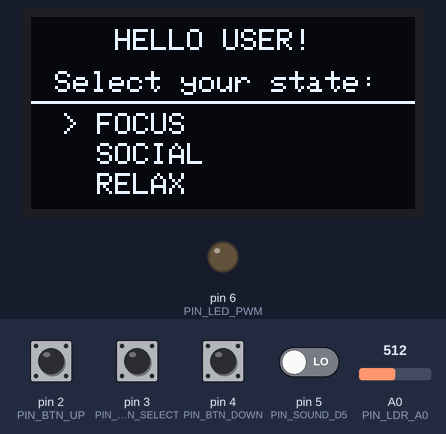
Bench run of a sketch on a simulated Arduino Uno, built with avr-gcc and run on an emulated ATmega328P. Shown: 128×64 one-colour display, output pins drawn as LEDs (lit = HIGH). The test bench sets the inputs (shaded band); at power-on: pin 2 (PIN_BTN_UP), pin 3 (PIN_BTN_SELECT), pin 4 (PIN_BTN_DOWN) HIGH, pin 5 (PIN_SOUND_D5) LOW, A0 (PIN_LDR_A0) = 512. What the sketch prints to the serial monitor is not drawn.

Above: at 1.2 s.
1.3 s: pin 3 (PIN_BTN_SELECT) pulled LOW for 0.15 s
At 3.9 s:
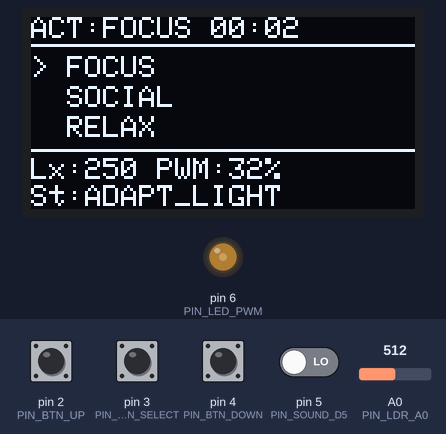
4.4 s: A0 (PIN_LDR_A0) set to 716
At 6.2 s:
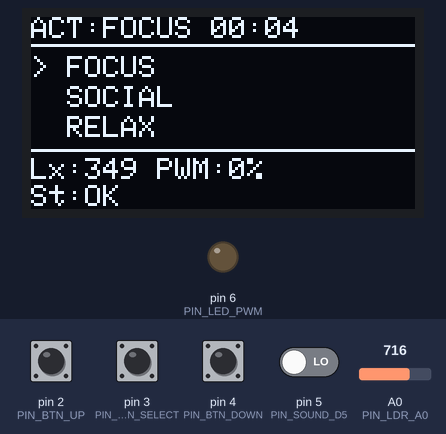
7.4 s: pin 2 (PIN_BTN_UP) pulled LOW for 1 s
At 9.0 s:
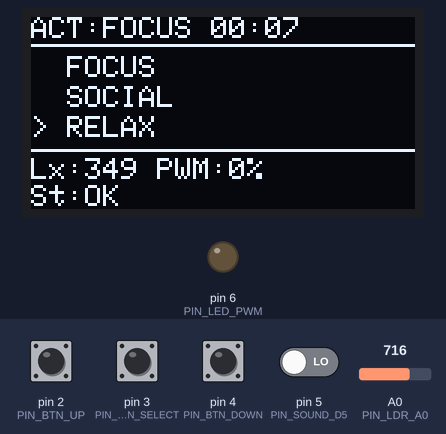
10.9 s: pin 3 (PIN_BTN_SELECT) pulled LOW for 1 s
At 12.3 s:
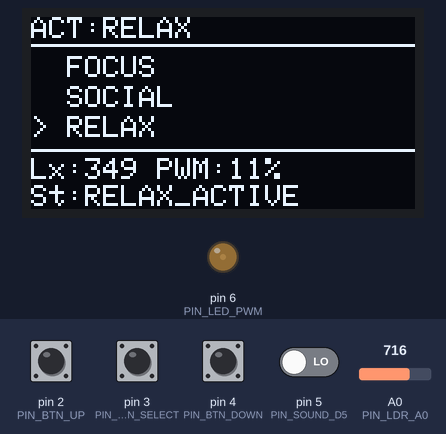
13.4 s: pin 4 (PIN_BTN_DOWN) pulled LOW for 0.15 s
At 13.9 s:
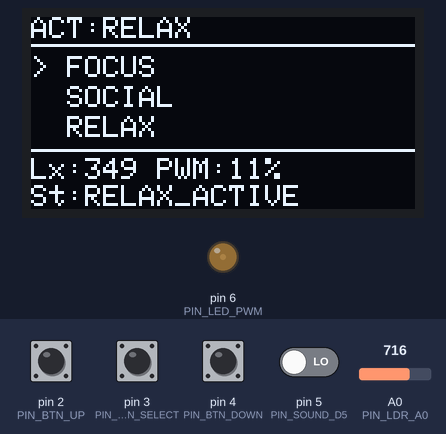
15.0 s: pin 4 (PIN_BTN_DOWN) pulled LOW for 1 s
At 16.5 s:
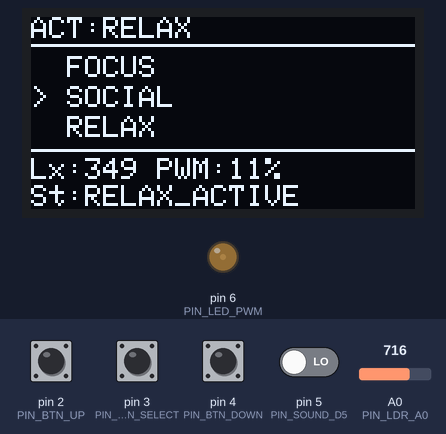
Timing chart, 0 to 18.0 s (numbered marks = the images above; inputs shaded):
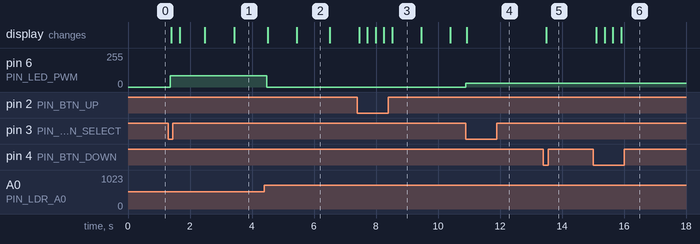

The sketch:

smartWorkstation.ino
```cpp
#include <Wire.h>
#include <Adafruit_GFX.h>
#include <Adafruit_SSD1306.h>

// OLED DISPLAY CONFIGURATION
#define SCREEN_WIDTH 128
#define SCREEN_HEIGHT 64
#define OLED_RESET    -1
Adafruit_SSD1306 display(SCREEN_WIDTH, SCREEN_HEIGHT, &Wire, OLED_RESET);

// PIN DEFINITIONS
const int PIN_BTN_UP     = 2; // Nav: UP
const int PIN_BTN_DOWN   = 4; // Nav: DOWN
const int PIN_BTN_SELECT = 3; // Nav: SELECT
const int PIN_SOUND_D5   = 5; // Digital Sound Sensor (CZN-1E)
const int PIN_LED_PWM    = 6; // Green Task Light PWM
const int PIN_LDR_A0     = A0;// Analog Light Sensor

//  MENU & SYSTEM STATES
enum SystemMode { MODE_WELCOME, MODE_FOCUS, MODE_SOCIAL, MODE_RELAX };
SystemMode currentMode = MODE_WELCOME; // Starts at Welcome state

int menuIndex = 0; // 0=FOCUS, 1=SOCIAL, 2=RELAX
const int totalModes = 3;

//  TIMERS & DEBOUNCE VARIABLES
unsigned long lastDebounceTime = 0;
const unsigned long DEBOUNCE_DELAY = 250;

unsigned long lastSoundPeakTime = 0;
const unsigned long LATCH_DURATION = 1500;
bool isAcousticMismatch = false;

// Count-Up Session Timer (45 Seconds simulates 45 minutes for prototype demo)
unsigned long sessionStartTime = 0;
const unsigned long FOCUS_SESSION_LIMIT_SEC = 45;

void setup() {
  Serial.begin(115200);

  pinMode(PIN_BTN_UP, INPUT_PULLUP);
  pinMode(PIN_BTN_DOWN, INPUT_PULLUP);
  pinMode(PIN_BTN_SELECT, INPUT_PULLUP);
  pinMode(PIN_SOUND_D5, INPUT);
  pinMode(PIN_LED_PWM, OUTPUT);

  if(!display.begin(SSD1306_SWITCHCAPVCC, 0x3C)) {
    for(;;);
  }
}

void loop() {
  unsigned long currentMillis = millis();


  // 1. GET DATA: NAVIGATION BUTTON INPUTS

  if (currentMillis - lastDebounceTime > DEBOUNCE_DELAY) {
    if (digitalRead(PIN_BTN_DOWN) == LOW) {
      menuIndex = (menuIndex + 1) % totalModes;
      lastDebounceTime = currentMillis;
    }
    else if (digitalRead(PIN_BTN_UP) == LOW) {
      menuIndex = (menuIndex - 1 + totalModes) % totalModes;
      lastDebounceTime = currentMillis;
    }
    else if (digitalRead(PIN_BTN_SELECT) == LOW) {
      // Map menuIndex (0, 1, 2) to selected mode
      if (menuIndex == 0) currentMode = MODE_FOCUS;
      else if (menuIndex == 1) currentMode = MODE_SOCIAL;
      else if (menuIndex == 2) currentMode = MODE_RELAX;

      sessionStartTime = currentMillis; // Reset timer every time a new mode is selected
      lastDebounceTime = currentMillis;
    }
  }

  // 2. GET DATA: SENSOR READINGS

  int rawAnalogLDR = analogRead(PIN_LDR_A0); // 0 (bright) - 1023 (dark)
  bool soundSpike = digitalRead(PIN_SOUND_D5);

  // Convert raw reading to direct Lux scale
  int mappedLux = map(rawAnalogLDR, 0, 1023, 0, 500);


  // 3. UNDERSTAND DATA: RULE ENGINE

  int pwmBrightness = 0;
  String modeString = "";
  String statusString = "OK";
  unsigned long elapsedSec = 0;

  if (currentMode == MODE_WELCOME) {
    modeString = "WELCOME";
    statusString = "SELECT_STATE";
    pwmBrightness = 0;
    isAcousticMismatch = false;

  } else if (currentMode == MODE_FOCUS) {
    modeString = "FOCUS";
    elapsedSec = (currentMillis - sessionStartTime) / 1000;

    // Light Compensation Logic
    if (mappedLux < 300) {
      pwmBrightness = map(300 - mappedLux, 0, 300, 50, 255);
      statusString = "ADAPT_LIGHT";
    } else {
      pwmBrightness = 0;
    }

    // Acoustic Mismatch Logic
    if (soundSpike) {
      lastSoundPeakTime = currentMillis;
      isAcousticMismatch = true;
    }

    if (currentMillis - lastSoundPeakTime <= LATCH_DURATION) {
      statusString = "NOISE_ALERT";
    } else {
      isAcousticMismatch = false;
    }

    // 45-Second Break Suggestion Trigger
    if (elapsedSec >= FOCUS_SESSION_LIMIT_SEC) {
      statusString = "TAKE_A_BREAK";
    }

  } else if (currentMode == MODE_SOCIAL) {
    modeString = "SOCIAL";
    pwmBrightness = 80;
    statusString = "SOCIAL_ACTIVE";
    isAcousticMismatch = false;

  } else if (currentMode == MODE_RELAX) {
    modeString = "RELAX";
    pwmBrightness = 30;
    statusString = "RELAX_ACTIVE";
    isAcousticMismatch = false;
  }

  // Drive Hardware PWM Light Output
  analogWrite(PIN_LED_PWM, pwmBrightness);

  // 4. USE DATA: DRAW ON PHYSICAL OLED DISPLAY

  updateOLEDDisplay(modeString, mappedLux, pwmBrightness, elapsedSec, statusString, menuIndex);

  // 5. USE DATA: STREAM SERIAL DATA TO LAPTOP

  Serial.print("DATA:");
  Serial.print(modeString); Serial.print(",");
  Serial.print(mappedLux); Serial.print(",");
  Serial.print(pwmBrightness); Serial.print(",");
  Serial.print(isAcousticMismatch ? "1" : "0"); Serial.print(",");
  Serial.print(elapsedSec); Serial.print(",");
  Serial.println(statusString);

  delay(100);
}

void updateOLEDDisplay(String activeMode, int lux, int pwm, unsigned long elapsedSec, String status, int currentMenuIdx) {
  display.clearDisplay();
  display.setTextColor(SSD1306_WHITE);

 //SCREEN SETTINGS
  if (activeMode == "WELCOME") {
    // Welcome Greeting Screen
    display.setTextSize(1);
    display.setCursor(28, 4);
    display.print(F("HELLO USER!"));

    display.setCursor(8, 18);
    display.print(F("Select your state:"));
    display.drawLine(0, 28, 128, 28, SSD1306_WHITE);

    // Menu options
    display.setCursor(10, 32);
    display.print(currentMenuIdx == 0 ? "> FOCUS" : "  FOCUS");

    display.setCursor(10, 42);
    display.print(currentMenuIdx == 1 ? "> SOCIAL" : "  SOCIAL");

    display.setCursor(10, 52);
    display.print(currentMenuIdx == 2 ? "> RELAX" : "  RELAX");

  } else {
    // Main Active Mode Screen
    display.setTextSize(1);
    display.setCursor(0, 0);
    display.print(F("ACT:")); display.print(activeMode);

    if (activeMode == "FOCUS") {
       int mins = elapsedSec / 60;
       int secs = elapsedSec % 60;
       display.print(F(" "));
       if(mins < 10) display.print("0"); display.print(mins); display.print(":");
       if(secs < 10) display.print("0"); display.print(secs);
    }
    display.drawLine(0, 9, 128, 9, SSD1306_WHITE);

    // Menu Selection Items
    display.setCursor(0, 13);
    display.print(currentMenuIdx == 0 ? "> FOCUS" : "  FOCUS");

    display.setCursor(0, 23);
    display.print(currentMenuIdx == 1 ? "> SOCIAL" : "  SOCIAL");

    display.setCursor(0, 33);
    display.print(currentMenuIdx == 2 ? "> RELAX" : "  RELAX");

    // Telemetry & Status
    display.drawLine(0, 44, 128, 44, SSD1306_WHITE);
    display.setCursor(0, 47);
    display.print(F("Lx:")); display.print(lux);
    display.print(F(" PWM:")); display.print(map(pwm, 0, 255, 0, 100)); display.print(F("%"));
    display.setCursor(0, 56);

    if (status == "TAKE_A_BREAK") {
      display.print(F("!! TAKE A BREAK !!"));
    } else {
      display.print(F("St:")); display.print(status);
    }
  }

  display.display();
}
```

Measured:
- after the input at 1.3 s, pin 6 (PIN_LED_PWM): 0/255 → 84/255 after 0.06 s; the display: first changes after 0.10 s (image 1 shows a later state)
- after the input at 4.4 s, pin 6 (PIN_LED_PWM): 84/255 → 0/255 after 0.08 s; the display: first changes after 0.11 s (image 2 shows a later state)
- after the input at 7.4 s, the display: first changes after 0.05 s (image 3 shows a later state)
- after the input at 10.9 s, pin 6 (PIN_LED_PWM): 0/255 → 30/255 at once; the display: changes at once (image 4)
- after the input at 13.4 s, the display: changes after 0.09 s (image 5)
- after the input at 15.0 s, the display: changes after 0.10 s (image 6)
- what the display in image 2 shows lasts 1.1 s, from 5.4 s to 6.5 s
